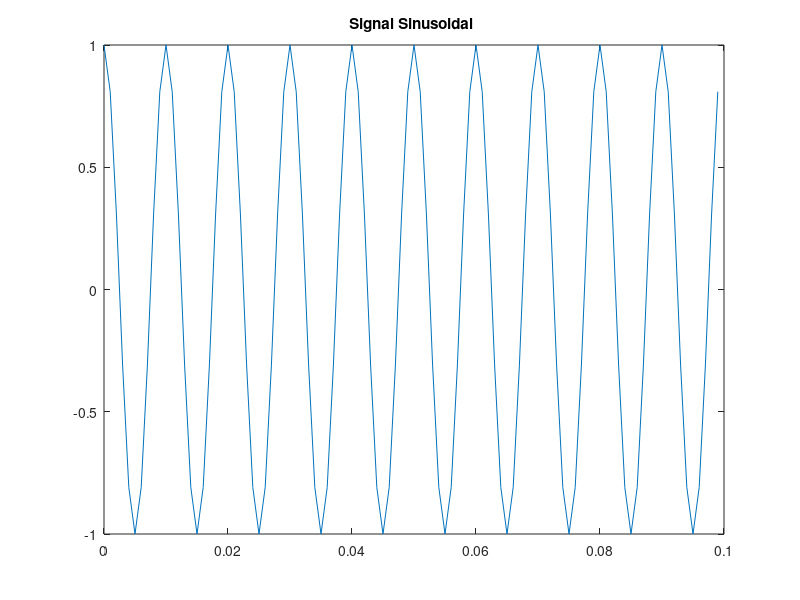
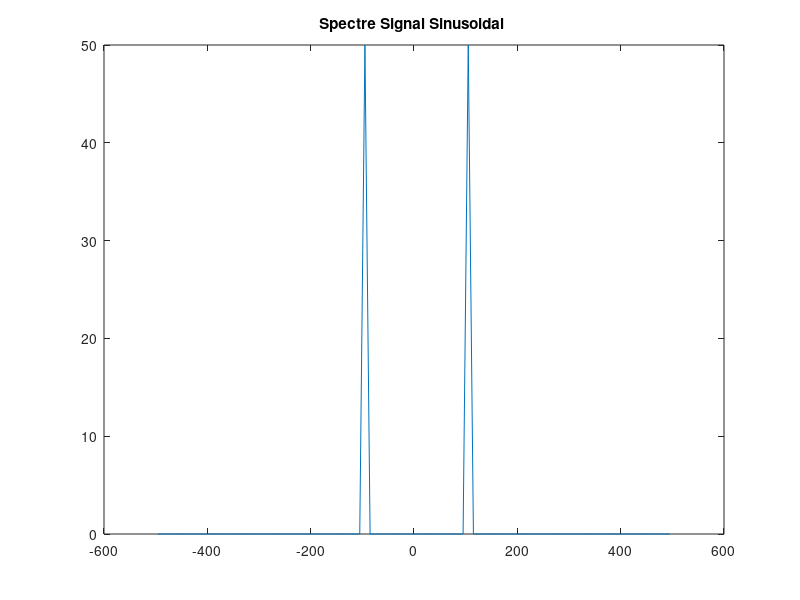
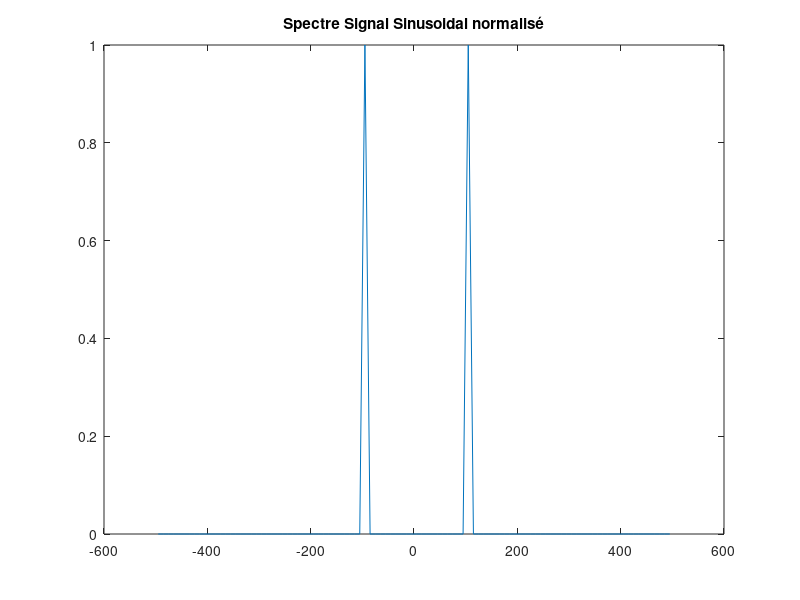
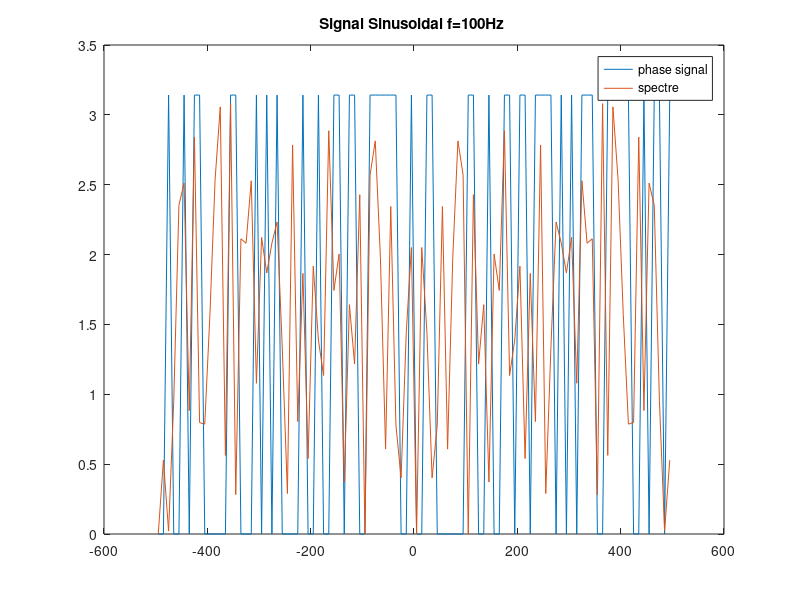

Reproduce these figures in MATLAB, in order.
clear all ;
close all;
clc;

%%
Fe = 1000;
Te = 1/Fe;
f0 = 100;
N= 100;

t= (0:N-1)/Fe; 
f=(-(N-1)/2: (N-1)/2)*Fe/N ;
% Tf d'une sinusoide 

x1 = cos(2*pi*f0*t);
figure;
plot(t,x1); title("Signal Sinusoidal ");

TF_x1 = fft(x1);
figure;
plot(f,fftshift(abs(TF_x1))); title("Spectre Signal Sinusoidal ")

%normalisation 
x1_norm = TF_x1 * 2/N;
figure;
plot(f,fftshift(abs(x1_norm)));
title("Spectre Signal Sinusoidal normalisé")

%  angle
%avec la phase 

x1_phase = angle(TF_x1);


figure; plot(f,fftshift(angle(x1_phase)));
hold all
plot(f,abs(fftshift((x1_phase)))); title("Signal Sinusoidal f=100Hz ");
legend("phase signal", "spectre");

%% 3 pour f0 = 95

f0 = 95;
N= 100;

t= (0:N-1)/Fe; 
f=(-(N-1)/2: (N-1)/2)*Fe/N ;
% Tf d'une sinusoide 

x2 = cos(2*pi*f0*t);
figure;
plot(t,x2); title("Signal Sinusoidal ");

TF_x2 = fft(x2);
figure;
plot(f,fftshift(abs(TF_x2))); title("Spectre Signal Sinusoidal ")

%normalisation 
x1_norm = TF_x2 * 2/N;
figure;
plot(f,fftshift(abs(x1_norm)));
title("Spectre Signal Sinusoidal normalisé")

%avec la phase 

x2_phase = angle(TF_x2);


figure; plot(f,fftshift(angle(x2_phase)));
hold all
plot(f,abs(fftshift((x2_phase)))); title("Signal Sinusoidal f=95Hz");
legend("phase signal", "spectre");

%calcul de l'erreur
erreur_relatif_x1 = abs((1 - max(TF_x1)*2/N)/1);
erreur_relatif_x2 = abs((1 - max(TF_x2)*2/N)/1);

%% 5

N1=1000;
t1= (0:N1-1)/Fe; 
f1=(-(N1-1)/2: (N1-1)/2)*Fe/N1 ;

%Signal f=100Hz
x1_1=cos(2*pi*100*t1);
TF_x1_1=fft(x1_1);

figure;
plot(t1,x1_1);title("Signal Sinusoidal");

figure;
plot(f1,fftshift(abs(TF_x1_1))); title("Spectre Signal Sinusoidal ")

X1_1_norm1=fft(x1_1)*(2/N1);
figure;
plot(f1,fftshift(abs(X1_1_norm1))); title("Spectre Signal Sinusoidal normalisé")

%Signal f=99.5Hz
x2_2=cos(2*pi*99.5*t1);
TF_x2_2=fft(x2_2);

figure;
plot(t1,x2_2); title("Signal Sinusoidal");

figure;
plot(f1,fftshift(abs(TF_x2_2))); title("Spectre Signal Sinusoidal")

x2_2_norm=fft(x2_2)*(2/N1);
figure;
plot(f1,fftshift(abs(x2_2_norm))); title("Spectre Signal Sinusoidal normalisé")

%calcul de l'erreur
erreur_relatif2_x1_1 = abs((1 - max(TF_x1_1)*2/N1)/1);
erreur_relatif2_x2_2 = abs((1 - max(TF_x2_2)*2/N1)/1);


%% 9

N=100;
t= (0:N-1)/Fe; 
f=(-(N-1)/2: (N-1)/2)*Fe/N ;

%Signal avec zero padding f=100Hz
x1_100= zeros(1,N*10);
x1_100(1:N)= cos(2*pi*100*t);

X1_100=fft(x1_100);
X9_100_norm=fft(x1_100)*2/N ;

%pour N=1000
t3= (0:N*10-1)/Fe; 
f3=(-((N*10)-1)/2: ((N*10)-1)/2)*Fe/(N*10) ;


figure;
plot(t3,x1_100);title("Signal Sinusoidal avec zero padding f=100Hz");
figure;
plot(f3,fftshift(abs(X1_100))); title("Spectre Signal Sinusoidal avec zero padding f=100Hz")
figure;
plot(f3,fftshift(abs(X9_100_norm))); title("Spectre Signal Sinusoidal normalisé avec zero padding f=100Hz")


%Signal avec zero padding f=95Hz
x2_95= zeros(1,N*10);
x2_95(1:N)=cos(2*pi*95*t);

X2_95=fft(x2_95);
X9_95_norm=fft(x2_95)*2/N ;

figure;
plot(t3,x2_95); title("Signal Sinusoidal avec zero padding f=95Hz");
figure;
plot(f3,fftshift(abs(X2_95))); title("Spectre Signal Sinusoidal avec zero padding f=95Hz")
figure;
plot(f3,fftshift(abs(X9_95_norm))); title("Spectre Signal Sinusoidal normalisé avec zero padding f=95Hz")

%calcul de l'erreur
erreur_relatif3_100= abs((1 - max(X9_100_norm))/1)
erreur_relatif3_95= abs((1 - max(X9_95_norm))/1)

%% 10

N=100; 
t= (0:(N/2)-1)/Fe; 
f=(-((N/2)-1)/2: ((N/2)-1)/2)*Fe/(N/2) ;

t10= (0:N-1)/Fe; 
f10=(-((N)-1)/2: ((N)-1)/2)*Fe/N ;

%Signal avec zero padding N/2 f=100Hz
x10_100= zeros(1,N);
x10_100(1:N/2)= cos(2*pi*100*t);

X10_100=fft(x10_100);
X10_100_norm=X10_100*4/N

figure;
plot(t10,x10_100);title("Signal Sinusoidal avec zero padding f=100Hz");
figure;
plot(f10,fftshift(abs(X10_100))); title("Spectre Signal Sinusoidal avec zero padding N/2 f=100Hz")
figure;
plot(f10,fftshift(abs(X10_100_norm))); title("Spectre Signal Sinusoidal normalisé avec zero padding N/2 f=100Hz")


%Signal avec zero padding N/2 f=95Hz
x10_95= zeros(1,N);
x10_95(1:N/2)=cos(2*pi*95*t);

X10_95=fft(x10_95);
X10_95_norm=fft(x10_95)*4/N ;

figure;
plot(t10,x10_95); title("Signal Sinusoidal avec zero padding N/2 f=95Hz");
figure;
plot(f10,fftshift(abs(X10_95))); title("Spectre Signal Sinusoidal avec zero padding N/2 f=95Hz")
figure;
plot(f10,fftshift(abs(X10_95_norm))); title("Spectre Signal Sinusoidal normalisé avec zero padding N/2 f=95Hz")

%calcul de l'erreur
erreur_relatif4_100= abs((1 - max(X10_100_norm))/1)
erreur_relatif4_95= abs((1 - max(X10_95_norm))/1)
